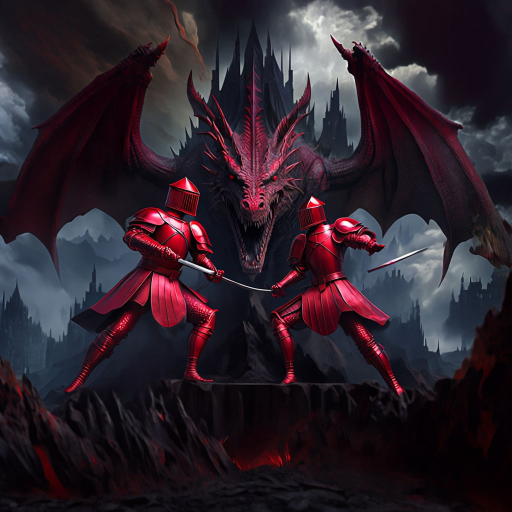
#> input picture img/10.jpeg, 1024 x 1024 px, found by its file name (shown at 1/2 size)
$ python -i logic.py   (imports and definitions only)
#> lines starting #> are read from the running program, lines starting #| are printed output that depends on the picture
import sqlite3
from datetime import datetime
from config import DATABASE
import os
import cv2

class DatabaseManager:
    def __init__(self, database):
        self.database = database

    # [109 lines left out: functions create_tables, add_user, add_prize, add_winner, mark_prize_used, get_users and 4 more, not called in this run]


def hide_img(img_name):
#> called with img_name = 'img/10.jpeg'
    image = cv2.imread(f'img/{img_name}')
#> image is the input picture: shape (1024, 1024, 3); mean B, G, R 42.5, 33.4, 45
    blurred_image = cv2.GaussianBlur(image, (15, 15), 0)
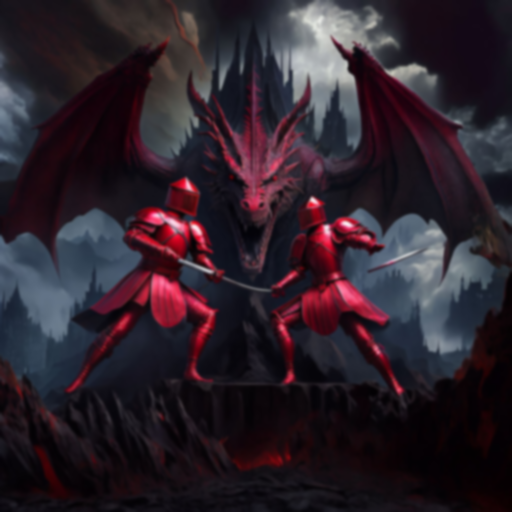
#> blurred_image: shape (1024, 1024, 3) (shown at 1/2 size); mean B, G, R 42.5, 33.4, 45
    pixelated_image = cv2.resize(blurred_image, (30, 30), interpolation=cv2.INTER_NEAREST)
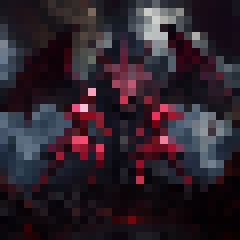
#> pixelated_image: shape (30, 30, 3) (shown 8 times larger); mean B, G, R 43.3, 34, 45.7
    pixelated_image = cv2.resize(pixelated_image, (image.shape[1], image.shape[0]), interpolation=cv2.INTER_NEAREST)
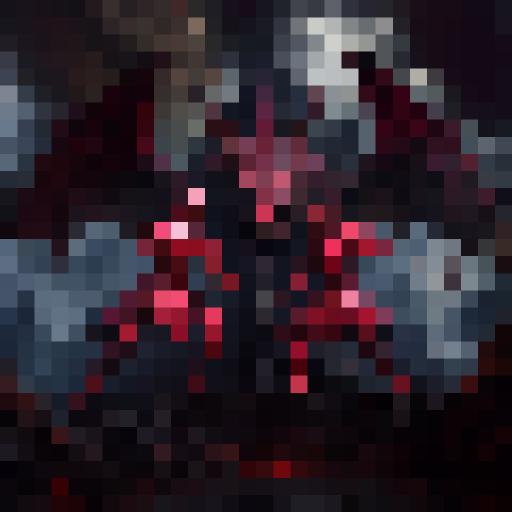
#> pixelated_image: shape (1024, 1024, 3) (shown at 1/2 size); mean B, G, R 43.4, 34, 45.7
    cv2.imwrite(f'hidden_img/{img_name}', pixelated_image)

# [6 lines not run here, left out]

>>> result = hide_img('img/10.jpeg')
